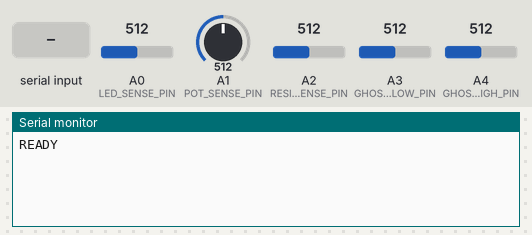
Bench run of a sketch on a simulated Arduino Uno, built with avr-gcc and run on an emulated ATmega328P. Parts: the last lines printed to the serial monitor. The inputs (shaded band) are chosen by the test bench; at power-on: A0 (LED_SENSE_PIN) = 512, A1 (POT_SENSE_PIN) = 512, A2 (RESISTOR_SENSE_PIN) = 512, A3 (GHOST_LOW_PIN) = 512, A4 (GHOST_HIGH_PIN) = 512.

Above: at 4.3 s.
4.4 s: "READ:LED\n" received over Serial
At 4.9 s:
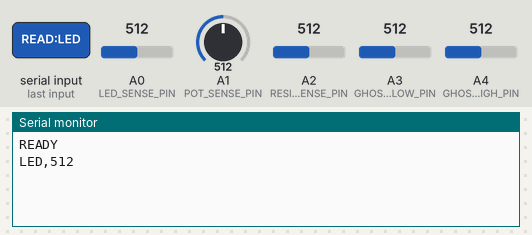
7.4 s: "READ:POT\n" received over Serial
At 8.4 s:
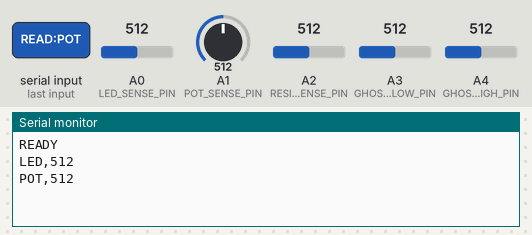
8.9 s: "READ:RESISTORS\n" received over Serial
At 9.7 s:
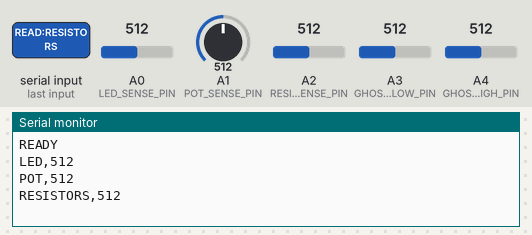

Measured:
- after the input at 4.4 s, the serial monitor: prints a new line after 0.05 s (image 1)
- after the input at 7.4 s, the serial monitor: prints a new line after 0.05 s (image 2)
- after the input at 8.9 s, the serial monitor: prints a new line after 0.05 s (image 3)

The sketch:

CircuitQuestArduino.ino
```cpp
/*
  CIRCUIT QUEST / WIRESMART - ARDUINO UNO FIRMWARE (version 2)

  Upload this sketch to the Arduino Uno. It communicates with the WireSmart
  web game (or the companion CircuitQuest.cpp program) over USB serial at
  9600 baud.

  Serial protocol (newline terminated):
    PC -> PING             Arduino -> PONG
    PC -> VERSION          Arduino -> VERSION,2
    PC -> READ:LED         Arduino -> LED,<average ADC reading 0..1023>
                                      or FLOAT,LED if A0 is not connected
    PC -> READ:BUTTON      Arduino -> BUTTON,<digital reading 0 or 1>
    PC -> READ:POT         Arduino -> POT,<average ADC reading 0..1023>
                                      or FLOAT,POT if A1 is not connected
    PC -> READ:RESISTORS   Arduino -> RESISTORS,<average ADC reading 0..1023>
                                      or FLOAT,RESISTORS if A2 is not connected
    PC -> PROBE            Arduino -> PROBE,<A0 score>,<A1 score>,<A2 score>
                           (calibration aid: scores near 0 = connected,
                            large scores = floating; see FLOAT_THRESHOLD)

  Fixed tester pin assignment:
    A0 = LED test junction
    D2 = pushbutton input, configured INPUT_PULLUP
    A1 = potentiometer wiper
    A2 = series/parallel resistor test junction
    A3, A4 = UNUSED. Leave them unconnected: the floating-input test briefly
             drives them as outputs.

  Why FLOAT exists:
    An analog input with nothing attached "floats". It does not read 0; it
    reads whatever charge is left over from the previous channel or from stray
    pickup, which can land inside a level's expected range and give a false
    PASS. Before every analog reading the sketch therefore checks that the pin
    is actually driven by a low-impedance circuit.

  Safety / setup:
    - Use the Arduino Uno's 5 V and GND rails only for these beginner circuits.
    - Never apply an external voltage to A0/A1/A2 or D2.
    - Do not connect an Arduino output directly to a circuit node that might
      be shorted to another supply or ground. (Only the unused A3/A4 pins are
      ever driven, and only for a fraction of a millisecond.)
    - Close the Arduino IDE Serial Monitor before running the game.
*/

const int LED_SENSE_PIN = A0;
const int BUTTON_PIN = 2;
const int POT_SENSE_PIN = A1;
const int RESISTOR_SENSE_PIN = A2;

// Unused analog pins used only to "pre-charge" the ADC sample-and-hold
// capacitor to a known low / high level for the floating-input test.
const int GHOST_LOW_PIN = A3;
const int GHOST_HIGH_PIN = A4;

const int FIRMWARE_VERSION = 2;
const unsigned long SERIAL_BAUD = 9600;
const int ANALOG_SAMPLES = 16;
const int ANALOG_SAMPLE_DELAY_MS = 2;

// A connected node follows its own voltage whatever the ADC held before, so
// the "pre-charged high" and "pre-charged low" readings agree within a few
// counts. A floating pin follows the pre-charge instead. If the average
// difference exceeds this many counts the pin is reported as floating.
// Typical connected circuits here score 0-10. Run PROBE with nothing
// connected and with a circuit built to check the margin on your board.
const int FLOAT_THRESHOLD = 60;
const int FLOAT_ROUNDS = 4;

String commandBuffer;

int readAveragedAnalog(int pin) {
  // Discard the first conversions after switching channel, then settle.
  analogRead(pin);
  analogRead(pin);
  delay(ANALOG_SAMPLE_DELAY_MS);

  long total = 0;
  for (int i = 0; i < ANALOG_SAMPLES; ++i) {
    total += analogRead(pin);
    delay(ANALOG_SAMPLE_DELAY_MS);
  }
  return static_cast<int>(total / ANALOG_SAMPLES);
}

// Returns the average (high pre-charge reading - low pre-charge reading).
// Near 0 = the pin is driven by a circuit. Large = the pin is floating.
int floatScore(int pin) {
  long diffTotal = 0;
  for (int i = 0; i < FLOAT_ROUNDS; ++i) {
    pinMode(GHOST_LOW_PIN, OUTPUT);
    digitalWrite(GHOST_LOW_PIN, LOW);
    analogRead(GHOST_LOW_PIN);        // sample-and-hold capacitor now ~0 V
    int low = analogRead(pin);        // one conversion, deliberately no settling

    pinMode(GHOST_HIGH_PIN, OUTPUT);
    digitalWrite(GHOST_HIGH_PIN, HIGH);
    analogRead(GHOST_HIGH_PIN);       // sample-and-hold capacitor now ~5 V
    int high = analogRead(pin);

    diffTotal += (high - low);
  }
  pinMode(GHOST_LOW_PIN, INPUT);
  pinMode(GHOST_HIGH_PIN, INPUT);
  return static_cast<int>(diffTotal / FLOAT_ROUNDS);
}

int readDebouncedButton() {
  // A short wait reduces the chance of reading contact bounce immediately
  // after the learner presses or releases the tactile pushbutton.
  delay(25);
  int first = digitalRead(BUTTON_PIN);
  delay(10);
  int second = digitalRead(BUTTON_PIN);
  if (first == second) return second;
  return digitalRead(BUTTON_PIN);
}

void printReading(const char* tag, int value) {
  Serial.print(tag);
  Serial.print(',');
  Serial.println(value);
}

// Reads an analog test pin, or reports FLOAT,<tag> if nothing drives it.
void reportAnalog(const char* tag, int pin) {
  if (floatScore(pin) > FLOAT_THRESHOLD) {
    Serial.print("FLOAT,");
    Serial.println(tag);
    return;
  }
  printReading(tag, readAveragedAnalog(pin));
}

void processCommand(String command) {
  command.trim();

  if (command == "PING") {
    Serial.println("PONG");
    return;
  }

  if (command == "VERSION") {
    printReading("VERSION", FIRMWARE_VERSION);
    return;
  }

  if (command == "READ:LED") {
    reportAnalog("LED", LED_SENSE_PIN);
    return;
  }

  if (command == "READ:BUTTON") {
    printReading("BUTTON", readDebouncedButton());
    return;
  }

  if (command == "READ:POT") {
    reportAnalog("POT", POT_SENSE_PIN);
    return;
  }

  if (command == "READ:RESISTORS") {
    reportAnalog("RESISTORS", RESISTOR_SENSE_PIN);
    return;
  }

  if (command == "PROBE") {
    Serial.print("PROBE,");
    Serial.print(floatScore(LED_SENSE_PIN));
    Serial.print(',');
    Serial.print(floatScore(POT_SENSE_PIN));
    Serial.print(',');
    Serial.println(floatScore(RESISTOR_SENSE_PIN));
    return;
  }

  Serial.print("ERR,UNKNOWN_COMMAND,");
  Serial.println(command);
}

void setup() {
  pinMode(BUTTON_PIN, INPUT_PULLUP);
  Serial.begin(SERIAL_BAUD);
  commandBuffer.reserve(48);
  delay(100);
  Serial.println("READY");
}

void loop() {
  while (Serial.available() > 0) {
    char incoming = static_cast<char>(Serial.read());

    if (incoming == '\n') {
      processCommand(commandBuffer);
      commandBuffer = "";
    } else if (incoming != '\r') {
      // Avoid unbounded growth if malformed serial data is received.
      if (commandBuffer.length() < 80) {
        commandBuffer += incoming;
      } else {
        commandBuffer = "";
        Serial.println("ERR,COMMAND_TOO_LONG");
      }
    }
  }
}
```

psuedocode.cpp
```cpp
using namespace std;

/*intro section
        - title screen
            - start button

        - general info page
            - explain how a breadboard works
            - explain how voltage works, maybe a little ohms law

        - explain what program does
            - user builds circuit on screen
            - clicks to verify
            - program verifies circuit

        - show parts that user is given

*/

/* lvl 1: LED
        - info abt LED (maybe explain anode vs. cathode)
        - show png of circuit schematic

    - user builds circuit
    - checks to verify
        - if incorrect, prompted to try again
        - if correct, can repeat or move on

*/

/* lvl 2: BUTTON
        - info abt button (maybe show pinout and explain internal connections)
        - show png of circuit schematic

    - user builds circuit
    - checks to verify
        - if incorrect, prompted to try again
        - if correct, can repeat or move on

*/

/* lvl 3: POTENTIOMETER
        - info abt potentiometer (purpose and real-world application)
        - show png of circuit schematic

    - user builds circuit
    - checks to verify
        - if incorrect, prompted to try again
        - if correct, can repeat or move on

*/

/* lvl 4: RESISTORS - series
        - info abt series resistors
        - show png of circuit schematic


    - user builds circuit
    - checks to verify
        - if incorrect, prompted to try again
        - if correct, can repeat or move on

*/

/* lvl 5: RESISTORS - parallel
        - info abt parallel resistors
        - show png of circuit schematic

    - user builds circuit
    - checks to verify
        - if incorrect, prompted to try again
        - if correct, can repeat or move on

*/

/* end screen
        - "thank you for playing!"
        - "more levels coming soon"
        - back to title screen button

*/
```
